Frame 1 (no input): blank canvas, image omitted
Frame 60 (the mouse pressed at the canvas centre just before this capture): blank canvas, image omitted
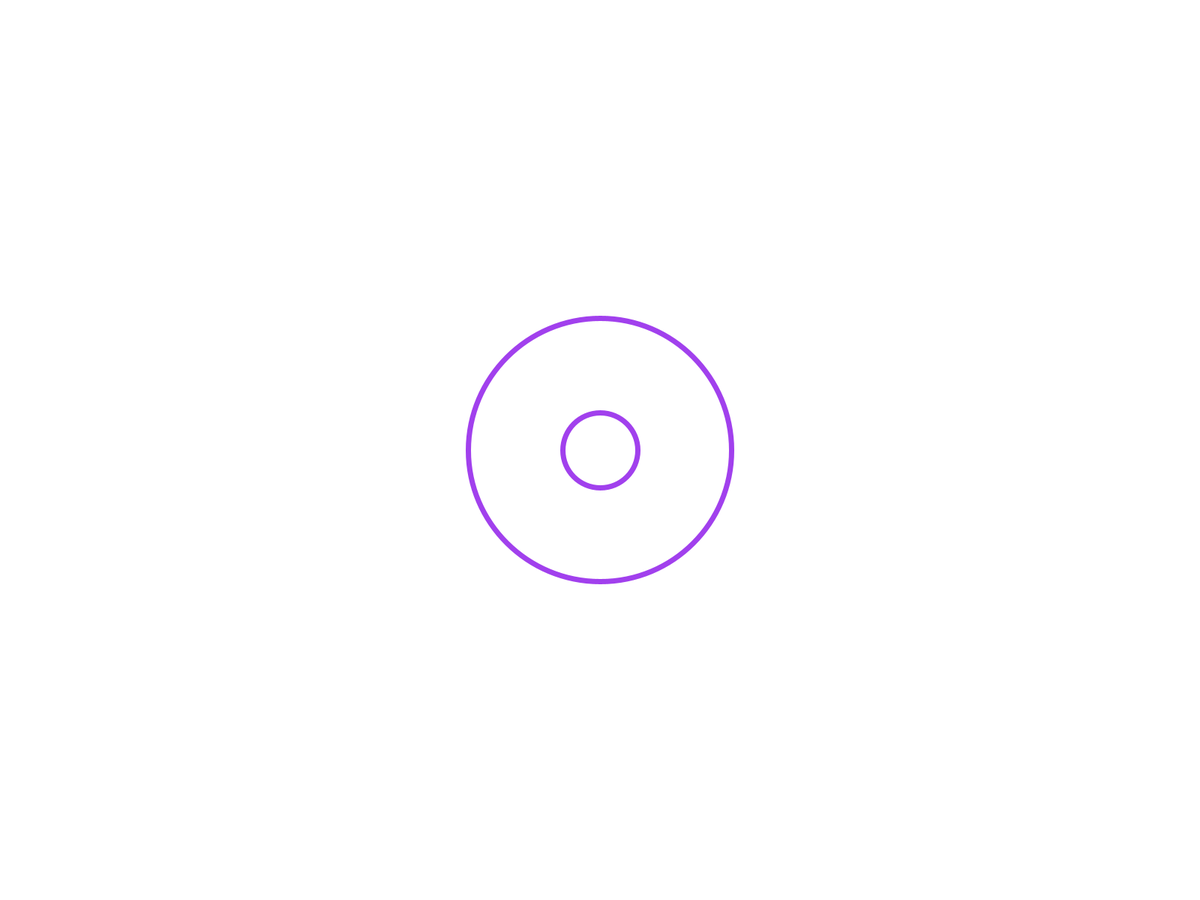
Frame 120 (the mouse held since frame 60 and released just before this capture)

The Processing sketch whose frames 1 and 60 were blank and that drew this single picture after the mouse press (run headless with seeded random() and noise(); from frame 60 on, the mouse is pressed at the canvas centre):

// Processing sketch: Project2_ringPrototype_2
// ── Project2_ringPrototype_2.pde
//rough start for animated rings
//don't move on their own yet or reset

MainRing[] mRing = new MainRing[1];
TrailRing[] tRing = new TrailRing[1];

/*boolean tRingEnd = false;*/

int ringsRed;
int ringsGreen;
int ringsBlue;

void setup(){
  fullScreen();
  
  for(int i = 0; i < mRing.length; i++){
    ringsRed = (int)random(250);
    ringsGreen = (int)random(250);
    ringsBlue = (int)random(250);
    mRing[i] = new MainRing(ringsRed, ringsGreen, ringsBlue);
  }
  
  for(int i = 0; i < tRing.length; i++){
    tRing[i] = new TrailRing(ringsRed, ringsGreen, ringsBlue);
  }
}

void draw(){
  background(255);
  noCursor();
  
  for(int i = 0; i < mRing.length; i++){
    mRing[i].display();
  }
  
  for(int i = 0; i < tRing.length; i++){
    tRing[i].display();
    tRing[i].fade();
    tRing[i].end();
    
    /*if(tRingEnd == true){
      tRing[i].remove();
    }*/
  }
  
  
}

// ── MainRing.pde
class MainRing{
  
  private int mRingX;
  private int mRingY;
  private int mRingDiameter = 100;
  private int mRingRed;
  private int mRingGreen;
  private int mRingBlue;
  
  public MainRing(int mRingRed, int mRingGreen, int mRingBlue){
    this.mRingRed = mRingRed;
    this.mRingGreen = mRingGreen;
    this.mRingBlue = mRingBlue;
  }
  
  void display(){
    mRingX = mouseX;
    mRingY = mouseY;
    
    noFill();
    strokeWeight(7);
    stroke(mRingRed, mRingGreen, mRingBlue);
    circle(mRingX, mRingY, mRingDiameter);
  }
}

// ── TrailRing.pde
class TrailRing{
  
  private float tRingX;
  private float tRingY;
  private int tRingDiameter = (int)random(5, 200);
  private int tRingDiameterMax = (int)random(300, 500);
  private int tRingRed;
  private int tRingGreen;
  private int tRingBlue;
  private int tRingAlpha = 255;
  
  public TrailRing(int tRingRed, int tRingGreen, int tRingBlue){
    this.tRingRed = tRingRed;
    this.tRingGreen = tRingGreen;
    this.tRingBlue = tRingBlue;
  }
  
  void display(){
    tRingX = mouseX;
    tRingY = mouseY;
    
    if(mousePressed){
      noFill();
      strokeWeight(7);
      stroke(tRingRed, tRingGreen, tRingBlue, tRingAlpha);
      tRingDiameter += 5;
      circle(tRingX, tRingY, tRingDiameter);
    }
  }
  
  void fade(){
    if(tRingDiameter >= tRingDiameterMax){
      tRingAlpha -= 10;
    }
    if(tRingAlpha < 0){
      tRingAlpha = 0;
    }
  }
  
  void end(){
    if(tRingAlpha == 0){
      //tRingEnd = true;
    }
  }
}
